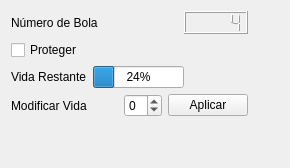
<?xml version="1.0" encoding="UTF-8"?>
<ui version="4.0">
 <class>WidgetVitalizar</class>
 <widget class="QWidget" name="WidgetVitalizar">
  <property name="geometry">
   <rect>
    <x>0</x>
    <y>0</y>
    <width>290</width>
    <height>168</height>
   </rect>
  </property>
  <property name="windowTitle">
   <string>Form</string>
  </property>
  <layout class="QVBoxLayout" name="verticalLayout_2">
   <item>
    <layout class="QHBoxLayout" name="horizontalLayout_5">
     <item>
      <layout class="QVBoxLayout" name="verticalLayout">
       <item>
        <layout class="QHBoxLayout" name="horizontalLayout_2">
         <item>
          <widget class="QLabel" name="label_2">
           <property name="text">
            <string>Número de Bola</string>
           </property>
          </widget>
         </item>
         <item>
          <spacer name="horizontalSpacer">
           <property name="orientation">
            <enum>Qt::Horizontal</enum>
           </property>
           <property name="sizeHint" stdset="0">
            <size>
             <width>40</width>
             <height>20</height>
            </size>
           </property>
          </spacer>
         </item>
         <item>
          <widget class="QLCDNumber" name="lcdNumBola">
           <property name="smallDecimalPoint">
            <bool>false</bool>
           </property>
           <property name="intValue" stdset="0">
            <number>4</number>
           </property>
          </widget>
         </item>
        </layout>
       </item>
       <item>
        <layout class="QHBoxLayout" name="horizontalLayout">
         <item>
          <widget class="QCheckBox" name="checkProteger">
           <property name="text">
            <string>Proteger</string>
           </property>
          </widget>
         </item>
        </layout>
       </item>
       <item>
        <layout class="QHBoxLayout" name="horizontalLayout_4">
         <item>
          <widget class="QLabel" name="label">
           <property name="text">
            <string>Vida Restante</string>
           </property>
          </widget>
         </item>
         <item>
          <widget class="QProgressBar" name="barraVida">
           <property name="value">
            <number>24</number>
           </property>
          </widget>
         </item>
         <item>
          <spacer name="horizontalSpacer_2">
           <property name="orientation">
            <enum>Qt::Horizontal</enum>
           </property>
           <property name="sizeHint" stdset="0">
            <size>
             <width>40</width>
             <height>20</height>
            </size>
           </property>
          </spacer>
         </item>
        </layout>
       </item>
       <item>
        <layout class="QHBoxLayout" name="horizontalLayout_3">
         <item>
          <widget class="QLabel" name="label_3">
           <property name="text">
            <string>Modificar Vida</string>
           </property>
          </widget>
         </item>
         <item>
          <spacer name="horizontalSpacer_3">
           <property name="orientation">
            <enum>Qt::Horizontal</enum>
           </property>
           <property name="sizeHint" stdset="0">
            <size>
             <width>40</width>
             <height>20</height>
            </size>
           </property>
          </spacer>
         </item>
         <item>
          <widget class="QSpinBox" name="spinVida">
           <property name="minimum">
            <number>-5</number>
           </property>
           <property name="maximum">
            <number>5</number>
           </property>
          </widget>
         </item>
         <item>
          <widget class="QPushButton" name="botonAplicar">
           <property name="text">
            <string>Aplicar</string>
           </property>
          </widget>
         </item>
        </layout>
       </item>
      </layout>
     </item>
     <item>
      <spacer name="horizontalSpacer_4">
       <property name="orientation">
        <enum>Qt::Horizontal</enum>
       </property>
       <property name="sizeHint" stdset="0">
        <size>
         <width>40</width>
         <height>20</height>
        </size>
       </property>
      </spacer>
     </item>
    </layout>
   </item>
   <item>
    <spacer name="verticalSpacer">
     <property name="orientation">
      <enum>Qt::Vertical</enum>
     </property>
     <property name="sizeHint" stdset="0">
      <size>
       <width>20</width>
       <height>12</height>
      </size>
     </property>
    </spacer>
   </item>
  </layout>
 </widget>
 <resources/>
 <connections/>
</ui>
